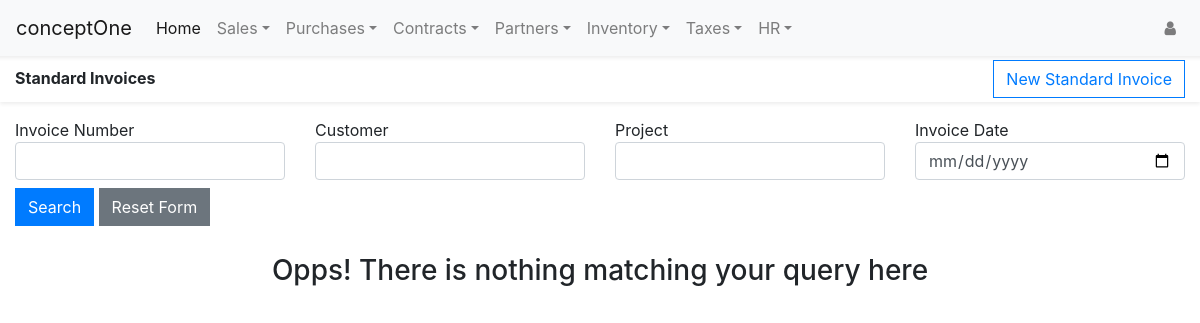
Before: /standardinvoice/liststandardinvoice/ with the older database file.
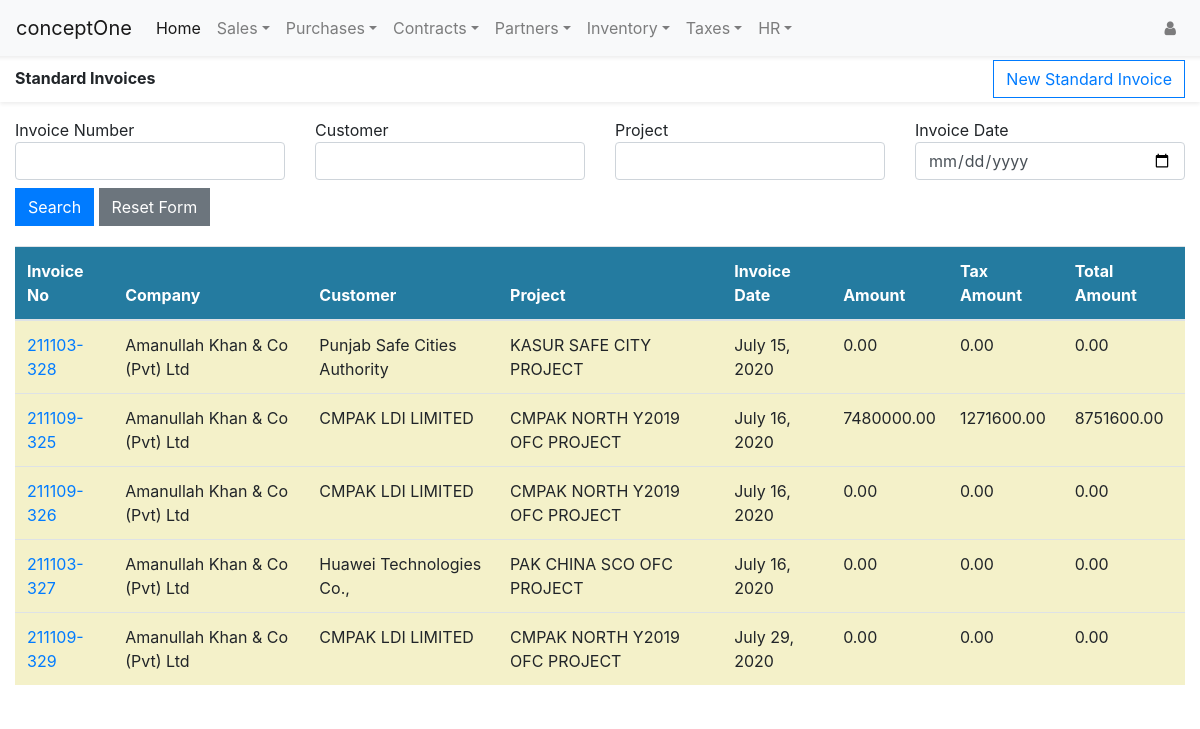
After: the same page with the newer database file.
### standardinvoiceApp/models.py (models this page shows, shortened)
class StandardInvoice(models.Model):
    company = models.ForeignKey(Company, on_delete=models.PROTECT)
    customer = models.ForeignKey(Customer,on_delete=models.PROTECT)
    project = models.ForeignKey(Project,on_delete=models.PROTECT)
    invoice_number = models.CharField(unique=True,max_length=56)
    invoice_date = models.DateField()
    amount_exclusive_tax = models.DecimalField(max_digits=14,decimal_places=2,default=0.00)
    tax_amount = models.DecimalField(max_digits=14,decimal_places=2,default=0.00)
    total_amount = models.DecimalField(max_digits=14,decimal_places=2,default=0.00)
    created_on = models.DateTimeField(auto_now_add=True)
    updated_on = models.DateTimeField(auto_now=True)

### baseApp/models.py (models this page shows)
class Company(models.Model):
    company_code = models.CharField(max_length=16, unique=True)
    company_name = models.CharField(max_length=128)
    company_address = models.CharField(max_length=264)
    company_ntn_number = models.CharField(max_length=128)
    company_city = models.CharField(max_length=128)
    company_phone = models.CharField(max_length=128)
    company_fax = models.CharField(max_length=128, blank=True)
    company_email = models.EmailField(max_length=192)
    created_on = models.DateTimeField(auto_now_add=True)
    updated_on = models.DateTimeField(auto_now=True)
    def __str__(self):
        return self.company_name

### customersApp/models.py (models this page shows, shortened)
class Customer(models.Model):
    customer_code = models.CharField(max_length=16, unique=True)
    customer_name = models.CharField(max_length=128, unique=True)
    customer_address = models.CharField(max_length=264)
    customer_city = models.CharField(max_length=128)
    customer_phone = models.CharField(max_length=128, blank=True)
    customer_fax = models.CharField(max_length=128, blank=True)
    customer_email = models.EmailField(max_length=192, blank=True)
    customer_ntn_number = models.CharField(max_length=128, blank=True)
    created_on = models.DateTimeField(auto_now_add=True)
    updated_on = models.DateTimeField(auto_now=True)
    def __str__(self):
        return self.customer_name

### projectsApp/models.py (models this page shows, shortened)
class Project(models.Model):
    status_flags = [
        ('Completed','Completed'),
        ('On-Going','On-Going'),
        ('Delivered','Delivered'),
    ]
    company = models.ForeignKey(Company, on_delete=models.PROTECT)
    project_code = models.CharField(max_length=16, unique=True)
    project_name = models.CharField(max_length=128, unique=True)
    customer = models.ForeignKey(Customer, on_delete=models.PROTECT)
    project_status = models.CharField(max_length=16,choices=status_flags)
    contract_number = models.CharField(max_length=128, unique=True)
    contract_signing_date = models.DateField()
    award_date = models.DateField()
    delivery_date = models.DateField()
    created_on = models.DateTimeField(auto_now_add=True)
    updated_on = models.DateTimeField(auto_now=True)
    def __str__(self):
        return self.project_name

### standardinvoiceApp/views.py (the view)
# urls.py: path('liststandardinvoice/',views.ListStandardInvoice.as_view(),name='ListStandardInvoice'),
class ListStandardInvoice(FormView):
    form_class = StandardInvoiceSearchForm
    template_name = 'standardinvoiceapp/list_standardinvoice.html'
    def get_context_data(self,*args,**kwargs):
        context = super().get_context_data(*args,**kwargs)
        context['object_list'] = StandardInvoice.objects.all().order_by('invoice_date')
        return context

### standardinvoiceApp/forms.py
class StandardInvoiceSearchForm(forms.Form):
    invoice_number = forms.CharField(label='Invoice Number', max_length=60, required=False, widget=forms.TextInput(attrs={'class': 'form-control form-control search_field'}))
    customer = forms.CharField(label='Customer', max_length=60, required=False, widget=forms.TextInput(attrs={'class': 'form-control form-control search_field'}))
    project = forms.CharField(label='Project', max_length=60, required=False, widget=forms.TextInput(attrs={'class': 'form-control form-control search_field'}))
    date = forms.DateField(label='Invoice Date', widget=forms.DateInput(attrs={'type':'date','class':'form-control form-control search_field'}))

### standardinvoiceApp/templates/standardinvoiceapp/list_standardinvoice.html (shortened to what this page needs)
{% extends "standardinvoiceApp/base.html" %}
{% load static %}
{% block bodyblock %}
<div class="container-fluid">
  <div class="row shadow-sm mb-3 pt-1 pb-1">
    <div class="col-xs-12 col-md-6">
      <p style="margin-top:6px;margin-bottom:2px;"><b>Standard Invoices</b></p>
    </div>
    <div class="col-xs-12 col-md-6 d-flex flex-column">
      <a class="btn rounded-0 btn-outline-primary ml-auto" role="button" href="{% url 'standardinvoiceApp:CreateStandardInvoice' %}">New Standard Invoice</a>
    </div>
  </div>
  <div class="mt-2 mb-2" style="padding-bottom: 12px;">
    <form id="id_search_form" inv-search-url = "{% url 'standardinvoiceApp:StandardInvoiceQuery' %}" novalidate>
      <div class="row">
        <div class="col-md-6 col-lg-3">
            {{form.invoice_number.label}}
            {{form.invoice_number}}
        </div>
        <div class="col-md-6 col-lg-3">
            {{form.customer.label}}
            {{form.customer}}
        </div>
        <div class="col-md-6 col-lg-3">
            {{form.project.label}}
            {{form.project}}
        </div>
        <div class="col-md-6 col-lg-3">
            {{form.date.label}}
            {{form.date}}
        </div>
        <div class="col-12 mt-2">
          <button id="id_search_btn" class="btn rounded-0 btn-primary" type="button">Search</button>
          <button id="reset_btn" class="btn rounded-0 btn-secondary" type="reset">Reset Form</button>
        </div>
      </div>
    </form>
  </div>
  <div class="row">
    <div class="col">
      <div class="table-responsive" style="background-color: #ffffff;">
        {% include "standardinvoiceApp/tables/list_standardinvoicetable.html" %}
      </div>
    </div>
  </div>
</div>
{% endblock bodyblock %}

### standardinvoiceApp/templates/standardinvoiceapp/base.html (shortened to what this page needs)
<!DOCTYPE html>
{% load static %}
<html lang="en" dir="ltr">
<head>
    <link rel="stylesheet" href="https://cdnjs.cloudflare.com/ajax/libs/twitter-bootstrap/4.5.0/css/bootstrap.min.css">
    <link rel="stylesheet" href="https://cdnjs.cloudflare.com/ajax/libs/font-awesome/4.7.0/css/font-awesome.min.css">
    <link rel="stylesheet" href="{% static 'standardinvoiceapp/css/master.css' %}">
</head>
  <body>
    {% include "baseapp/navbar.html" %}
    {% block bodyblock %}
    {% endblock bodyblock %}
  </body>
</html>

### baseApp/templates/baseapp/navbar.html (shortened to what this page needs)
<nav class="navbar navbar-light navbar-expand-lg bg-light shadow-sm" style="margin-left:-15px;margin-right:-15px;">
  <div class="container-fluid"><a class="navbar-brand" href="#">conceptOne</a>
    <div class="collapse navbar-collapse" id="navcol-1">
        <ul class="nav navbar-nav flex-grow-1">
            <li class="nav-item" role="presentation">
              <a class="nav-link active" href="{% url 'baseApp:index' %}">Home</a>
            </li>
            <li class="nav-item dropdown">
              <a class="dropdown-toggle nav-link" data-toggle="dropdown" aria-expanded="false" href="#">
                Sales</a>
            </li>
            <li class="nav-item dropdown">
              <a class="dropdown-toggle nav-link" data-toggle="dropdown" aria-expanded="false" href="#">
                Purchases</a>
            </li>
            <li class="nav-item dropdown">
              <a class="dropdown-toggle nav-link" data-toggle="dropdown" aria-expanded="false" href="#">
                Contracts</a>
            </li>
            <li class="nav-item dropdown">
              <a class="dropdown-toggle nav-link" data-toggle="dropdown" aria-expanded="false" href="#">
                Partners</a>
            </li>
            <li class="nav-item dropdown"><a class="dropdown-toggle nav-link" data-toggle="dropdown" aria-expanded="false" href="#">
              Inventory</a>
            </li>
            <li class="nav-item dropdown">
              <a class="dropdown-toggle nav-link" data-toggle="dropdown" aria-expanded="false" href="#">
                Taxes</a>
            </li>
            <li class="nav-item dropdown" role="presentation">
              <a class="dropdown-toggle nav-link" data-toggle="dropdown" aria-expanded="false" href="#">
                HR</a>
            </li>
            <li class="nav-item flex-shrink-1 ml-auto" role="presentation">
              <a class="nav-link" href="#"><i class="fa fa-user"></i></a>
            </li>
        </ul>
    </div>
  </div>
</nav>

### standardinvoiceApp/templates/standardinvoiceapp/tables/list_standardinvoicetable.html
{% if object_list %}
<table id="standardinvoicetable" class="table">
    <thead style="background-color: #247ba0;color: #ffffff;">
        <tr>
            <th>Invoice No</th>
            <th>Company</th>
            <th>Customer</th>
            <th>Project</th>
            <th>Invoice Date</th>
            <th>Amount</th>
            <th>Tax Amount</th>
            <th>Total Amount</th>
        </tr>
    </thead>
    <tbody style="background-color: #F4F1C9;">
      {% for item in object_list  %}
        <tr>
          <td>
            <a href={% url 'standardinvoiceApp:CreateStandardInvoiceItem' item.id %}>
            {{item.invoice_number}}
            </a>
          </td>
          <td>{{item.company}}</td>
          <td>{{item.customer}}</td>
          <td>{{item.project}}</td>
          <td>{{item.invoice_date}}</td>
          <td>{{item.amount_exclusive_tax}}</td>
          <td>{{item.tax_amount}}</td>
          <td>{{item.total_amount}}</td>
        </tr>
        {% endfor %}
    </tbody>
</table>
{% else %}
  <div class="col-12 d-flex mt-2">
    <h3 class="mx-auto">Opps! There is nothing matching your query here</h3>
  </div>
{% endif %}

Changed rows visible on the page:
added StandardInvoice: invoice_number "211103-328", company "Amanullah Khan & Co (Pvt) Ltd", customer "Punjab Safe Cities Authority", project "KASUR SAFE CITY PROJECT", invoice_date "July 15, 2020", amount_exclusive_tax "0.00", tax_amount "0.00", total_amount "0.00"
added StandardInvoice: invoice_number "211109-325", company "Amanullah Khan & Co (Pvt) Ltd", customer "CMPAK LDI LIMITED", project "CMPAK NORTH Y2019 OFC PROJECT", invoice_date "July 16, 2020", amount_exclusive_tax "7480000.00", tax_amount "1271600.00", total_amount "8751600.00"
added StandardInvoice: invoice_number "211109-326", company "Amanullah Khan & Co (Pvt) Ltd", customer "CMPAK LDI LIMITED", project "CMPAK NORTH Y2019 OFC PROJECT", invoice_date "July 16, 2020", amount_exclusive_tax "0.00", tax_amount "0.00", total_amount "0.00"
added StandardInvoice: invoice_number "211103-327", company "Amanullah Khan & Co (Pvt) Ltd", customer "Huawei Technologies Co.,", project "PAK CHINA SCO OFC PROJECT", invoice_date "July 16, 2020", amount_exclusive_tax "0.00", tax_amount "0.00", total_amount "0.00"
added StandardInvoice: invoice_number "211109-329", company "Amanullah Khan & Co (Pvt) Ltd", customer "CMPAK LDI LIMITED", project "CMPAK NORTH Y2019 OFC PROJECT", invoice_date "July 29, 2020", amount_exclusive_tax "0.00", tax_amount "0.00", total_amount "0.00"
Other visible differences:
text no longer shown: "Opps! There is nothing matching your query here"
text now shown: "Invoice No Company Customer Project Invoice Date Amount Tax Amount Total Amount"
